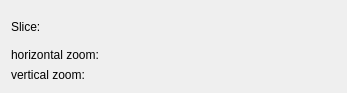
<?xml version="1.0" encoding="UTF-8"?>
<ui version="4.0">
 <class>qSlicerZoom2DWidget</class>
 <widget class="qSlicerWidget" name="qSlicerZoom2DWidget">
  <property name="geometry">
   <rect>
    <x>0</x>
    <y>0</y>
    <width>347</width>
    <height>93</height>
   </rect>
  </property>
  <property name="windowTitle">
   <string>Form</string>
  </property>
  <layout class="QVBoxLayout" name="verticalLayout">
   <item>
    <layout class="QHBoxLayout" name="hLayout">
     <item>
      <widget class="QLabel" name="sliceLabel">
       <property name="text">
        <string>Slice:</string>
       </property>
      </widget>
     </item>
     <item>
      <widget class="qMRMLNodeComboBox" name="sliceNodeSelector">
       <property name="nodeTypes">
        <stringlist>
         <string>vtkMRMLSliceNode</string>
        </stringlist>
       </property>
       <property name="addEnabled">
        <bool>false</bool>
       </property>
       <property name="removeEnabled">
        <bool>false</bool>
       </property>
      </widget>
     </item>
    </layout>
   </item>
   <item>
    <layout class="QFormLayout" name="formLayout">
     <item row="0" column="0">
      <widget class="QLabel" name="hZoomLabel">
       <property name="text">
        <string>horizontal zoom:</string>
       </property>
      </widget>
     </item>
     <item row="1" column="0">
      <widget class="QLabel" name="vZoomLabel">
       <property name="text">
        <string>vertical zoom:</string>
       </property>
      </widget>
     </item>
     <item row="0" column="1">
      <widget class="qSlicerGainWidget" name="xGainWidget" native="true"/>
     </item>
     <item row="1" column="1">
      <widget class="qSlicerGainWidget" name="yGainWidget" native="true"/>
     </item>
    </layout>
   </item>
  </layout>
 </widget>
 <customwidgets>
  <customwidget>
   <class>qMRMLNodeComboBox</class>
   <extends>QWidget</extends>
   <header>qMRMLNodeComboBox.h</header>
   <container>1</container>
   <slots>
    <signal>mrmlSceneChanged(vtkMRMLScene*)</signal>
    <slot>setMRMLScene(vtkMRMLScene*)</slot>
   </slots>
  </customwidget>
  <customwidget>
   <class>qSlicerWidget</class>
   <extends>QWidget</extends>
   <header>qSlicerWidget.h</header>
   <container>1</container>
  </customwidget>
  <customwidget>
   <class>qSlicerGainWidget</class>
   <extends>QWidget</extends>
   <header>qSlicerGainWidget.h</header>
   <container>1</container>
  </customwidget>
 </customwidgets>
 <resources/>
 <connections>
  <connection>
   <sender>qSlicerZoom2DWidget</sender>
   <signal>mrmlSceneChanged(vtkMRMLScene*)</signal>
   <receiver>sliceNodeSelector</receiver>
   <slot>setMRMLScene(vtkMRMLScene*)</slot>
   <hints>
    <hint type="sourcelabel">
     <x>31</x>
     <y>88</y>
    </hint>
    <hint type="destinationlabel">
     <x>82</x>
     <y>29</y>
    </hint>
   </hints>
  </connection>
 </connections>
</ui>
